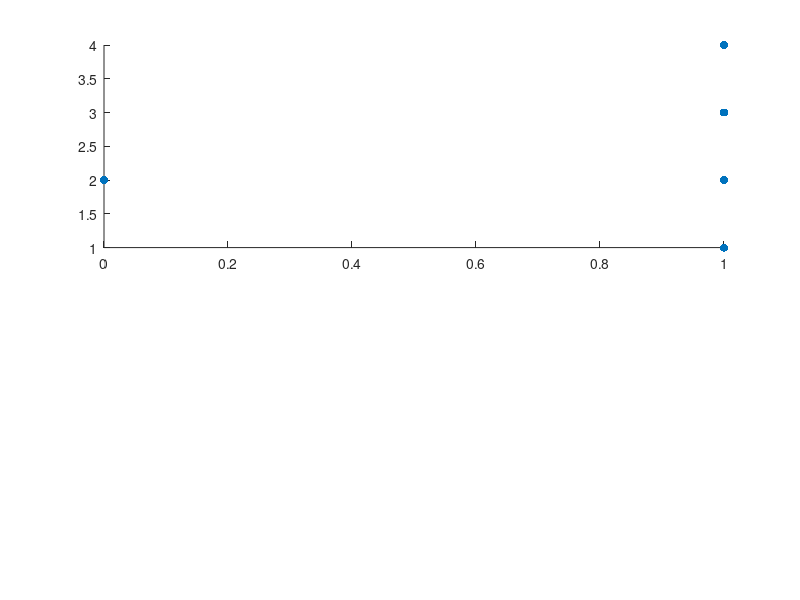

The MATLAB script that drew this image: (Note: this script raises an error after producing the figure.)
%% initialization

movies = {'Big Hero 6','Birdman','Boyhood','Gone Girl','The LEGO Movie','Whiplash'};
users = {'Kevin','Jay','Ross','Spencer','Megan', 'Scott'};
ratings = [1.0, 4.0, 2.0, NaN, 1.0, 1.0;
           1.0, 1.0, 1.0, 4.0, 5.0, NaN;
           0.0, 2.0, 2.0, 5.0, 4.0, 5.0;
           1.0, NaN, 3.0, 5.0, 4.0, 4.0;
           1.0, 2.0, NaN, 3.0, 3.0, 3.0;
           1.0, 3.0, 3.0, NaN, 4.0, 4.0];
 %% figure
 figure
subplot(2,1,1)
scatter(ratings(:,1),ratings(:,2),'filled')
lsline
xlim([0 6]); ylim([0 6])
title('Movie Preference Space by Two Users')
xlabel('Kevin''s ratings'); ylabel('Jay''s ratings')
for i = 1:size(ratings,1)
    text(ratings(i,1)+0.05,ratings(i,2),movies{i})
end
subplot(2,1,2)
scatter(ratings(:,1),ratings(:,4),'filled')
lsline
xlim([0 6]); ylim([0 6])
xlabel('Kevin''s ratings'); ylabel('Spencer''s ratings')
for i = 1:size(ratings,1)
    text(ratings(i,1)+0.05,ratings(i,4),movies{i})
end
%% pairwise similarity
sims = corr(ratings, 'rows', 'pairwise');
fprintf('Similarity between Kevin and Jay:     %.2f\n',sims(1,2))
fprintf('Similarity between Kevin and Spencer:  %.2f\n',sims(1,4))

%% neiboughrs
sims = sims - eye(length(users)); % set self-correlations to 0
kevin_corrs = sims(1,:);
[ngh_corr, ngh_idx] = sort(kevin_corrs,'descend');
ngh_corr

%% prediction
kevin_mu = nanmean(ratings(:,1));           % Kevin's average rating
ngh_corr(4:end) = [];                       % drop non-neighbors
ngh_idx(4:end) = [];                        % drop non-neighbors
ngh_mu = nanmean(ratings(:,ngh_idx),1);       % neighbor average ratings
Predicted = nan(length(movies),1);          % initialize an accumulator

for i = 1:length(movies)                    % loop over movies
    ngh_r = ratings(i,ngh_idx);             % neighbor ratings for the movie
    isRated = ~isnan(ngh_r);                % only use neighbors who rated
    meanCentered =...                       % mean centered weighted average
        (ngh_r(isRated) - ngh_mu(isRated)) * ngh_corr(isRated)'...
        / sum(ngh_corr(isRated));
    Predicted(i) = kevin_mu + meanCentered; % add Kevin's average
end

Actual = ratings(:,1);                      % Kevin's actual ratings
table(Actual, Predicted,'RowNames',movies)  % compare them to predicted

fprintf('Predicted rating for "%s": %.d\n',movies{3},round(Predicted(3)))

%% RMSE
RMSE = sqrt(nanmean((Predicted - Actual).^2))
